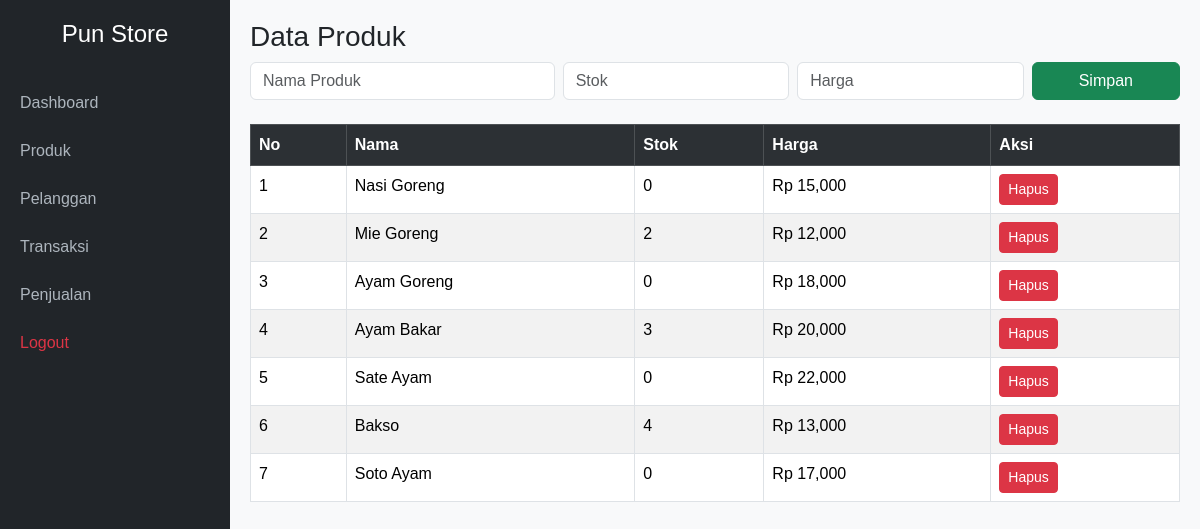
/admin/produk.php (signed in), run on the app's committed database.
### tables this page shows
CREATE TABLE `produk` (
  `id_produk` int(11) NOT NULL,
  `nama_produk` varchar(100) NOT NULL,
  `stok` int(11) NOT NULL,
  `harga` int(11) NOT NULL
);

### admin/produk.php (the view, shortened to what this page needs)
<?php
include "../koneksi.php";
?>
<!DOCTYPE html>
<html>
<head>
<link href="https://cdn.jsdelivr.net/npm/bootstrap@5.3.2/dist/css/bootstrap.min.css" rel="stylesheet">
</head>
<body>
<?php include "sidebar.php"; ?>
<div class="content">
<h3>Data Produk</h3>
<form method="POST" class="row g-2 mb-4">
    <div class="col-md-4">
        <input type="text" name="nama" class="form-control" placeholder="Nama Produk" required>
    </div>
    <div class="col-md-3">
        <input type="number" name="stok" class="form-control" placeholder="Stok" required>
    </div>
    <div class="col-md-3">
        <input type="number" name="harga" class="form-control" placeholder="Harga" required>
    </div>
    <div class="col-md-2">
        <button name="simpan" class="btn btn-success w-100">Simpan</button>
    </div>
</form>
<table class="table table-bordered table-striped">
<tr class="table-dark">
    <th>No</th>
    <th>Nama</th>
    <th>Stok</th>
    <th>Harga</th>
    <th>Aksi</th>
</tr>
<?php
$no=1;
$data = mysqli_query($koneksi,"SELECT * FROM produk");
while($d = mysqli_fetch_assoc($data)){
?>
<tr>
    <td><?= $no++ ?></td>
    <td><?= $d['nama_produk'] ?></td>
    <td><?= $d['stok'] ?></td>
    <td>Rp <?= number_format($d['harga']) ?></td>
    <td>
        <a href="?hapus=<?= $d['id_produk'] ?>"
           class="btn btn-danger btn-sm"
           onclick="return confirm('Hapus?')">
           Hapus
        </a>
    </td>
</tr>
<?php } ?>
</table>
</div>
</body>
</html>

### admin/sidebar.php (style rules this page uses)
body { margin:0; background:#f8f9fa; font-family: Arial, sans-serif; }
.content { margin-left:230px; padding:20px; min-height:100vh; }

### data on the page
produk: nama_produk "Nasi Goreng", stok "0", harga "15,000"
produk: nama_produk "Mie Goreng", stok "2", harga "12,000"
produk: nama_produk "Ayam Goreng", stok "0", harga "18,000"
produk: nama_produk "Ayam Bakar", stok "3", harga "20,000"
produk: nama_produk "Sate Ayam", stok "0", harga "22,000"
produk: nama_produk "Bakso", stok "4", harga "13,000"
produk: nama_produk "Soto Ayam", stok "0", harga "17,000"
